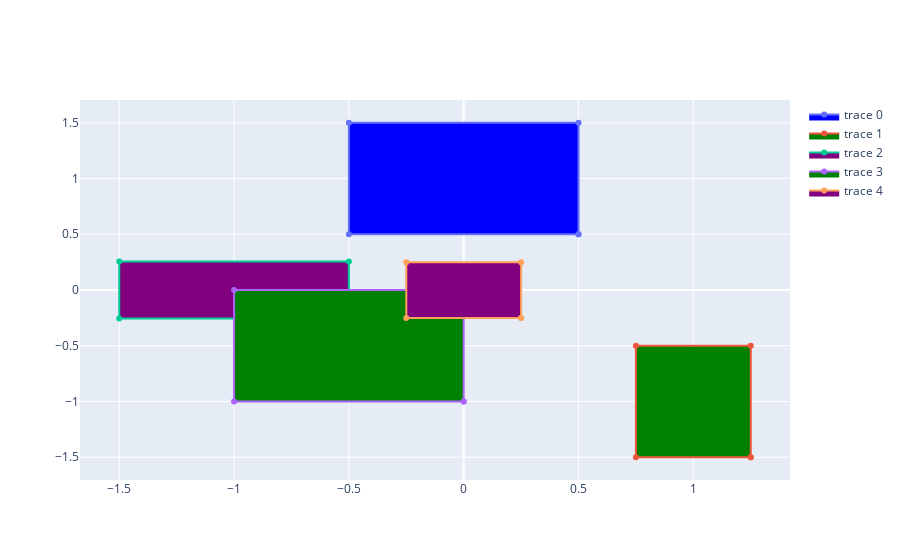

Notebook source saved alongside this figure:
### Code cell
sim = td.Simulation(
    size=(4, 4, 4),
    grid_size=(0.01, 0.01, 0.01),
    structures=[
        td.Structure(
            geometry=td.Box(center=(0,1,0), size=(1,1,1)),
            medium=td.Medium(permittivity=4.0)
        ),
        td.Structure(
            geometry=td.Box(center=(1,-1,0), size=(.5,1,1)),
            medium=td.Medium(permittivity=2.0)
        ),
        td.Structure(
            geometry=td.Box(center=(-1,0,0), size=(1,.51,1)),
            medium=td.Medium(permittivity=3.0)
        ),
        td.Structure(
            geometry=td.Box(center=(-0.5,-0.5,0), size=(1,1,1)),
            medium=td.Medium(permittivity=2.0)
        ),
        td.Structure(
            geometry=td.Box(center=(0,0,0), size=(.5,.5,1)),
            medium=td.Medium(permittivity=3.0)
        ),        
    ]
)

fig = go.Figure()

x=None
y=None
z=0.0
    
colors = ['red', 'blue', 'green', 'purple']

for struct in sim.structures:
    geo = struct.geometry
    shapes = geo.intersections(x=x, y=y, z=z)
    mat_index = sim.medium_map[struct.medium]

    for shape in shapes:
        xs, ys = shape.exterior.coords.xy
        xs = xs.tolist()
        ys = ys.tolist()

        plotly_trace = go.Scatter(x=xs, y=ys, fill="toself", fillcolor=colors[mat_index])
        fig.add_trace(plotly_trace)
fig.show()

### Figure 1 — Plotly figure (JSON) as saved in the notebook; plotly's stock layout.template omitted (floating-point values rounded to 4 significant figures)
{"data": [{"fill": "toself", "fillcolor": "blue", "type": "scatter", "x": [0.5, 0.5, -0.5, -0.5, 0.5], "y": [0.5, 1.5, 1.5, 0.5, 0.5]}, {"fill": "toself", "fillcolor": "green", "type": "scatter", "x": [1.25, 1.25, 0.75, 0.75, 1.25], "y": [-1.5, -0.5, -0.5, -1.5, -1.5]}, {"fill": "toself", "fillcolor": "purple", "type": "scatter", "x": [-0.5, -0.5, -1.5, -1.5, -0.5], "y": [-0.255, 0.255, 0.255, -0.255, -0.255]}, {"fill": "toself", "fillcolor": "green", "type": "scatter", "x": [0, 0, -1, -1, 0], "y": [-1, 0, 0, -1, -1]}, {"fill": "toself", "fillcolor": "purple", "type": "scatter", "x": [0.25, 0.25, -0.25, -0.25, 0.25], "y": [-0.25, 0.25, 0.25, -0.25, -0.25]}], "layout": {}}
